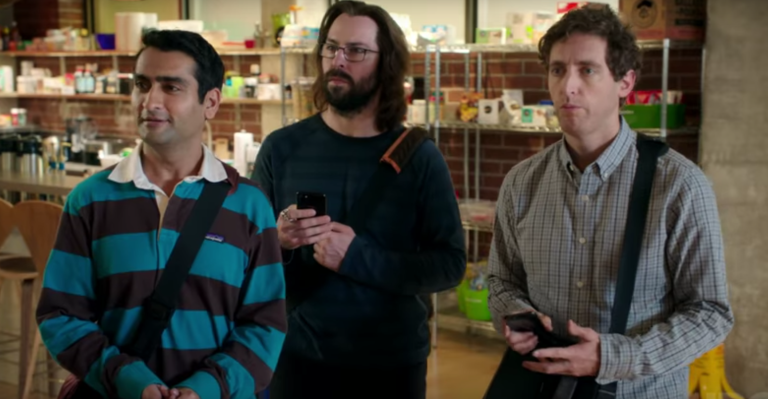
#> input picture img/siva.png, 1536 x 798 px (shown at 1/2 size)
$ python interlaced.py
#> lines starting #> are read from the running program, lines starting #| are printed output that depends on the picture
import numpy as np
import cv2

orig = cv2.imread("siva.png", 1)
#> orig is the input picture: shape (798, 1536, 3); mean B, G, R 61.6, 72.8, 77.6
img = cv2.resize(orig, (0,0), fx=0.2, fy=0.2)
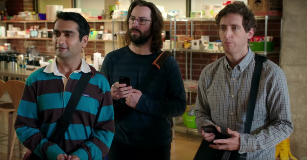
#> img: shape (160, 307, 3); mean B, G, R 61.5, 72.7, 77.5

img1 = img.copy()
img2 = img.copy()

for index, pixel in enumerate(img1):
  print(index)

  if index % 2 == 0:
    img1[index] = [0,0,0]
  else:
    img2[index] = [0,0,0]
#> this loop made 160 passes
#| 0
#| 1
#| 2
#| 3
#| 4
#| 5
#| 6
#| 7
#> (further printed lines are left out)
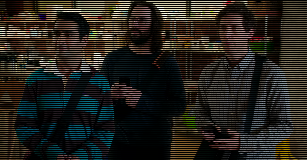
#> img1: shape (160, 307, 3); mean B, G, R 30.6, 36.2, 38.6
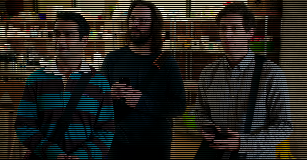
#> img2: shape (160, 307, 3); mean B, G, R 30.9, 36.5, 38.9

cv2.imshow("Subnet 1 input", img1)
cv2.imshow("Subnet 2 input", img2)
cv2.waitKey(0)
